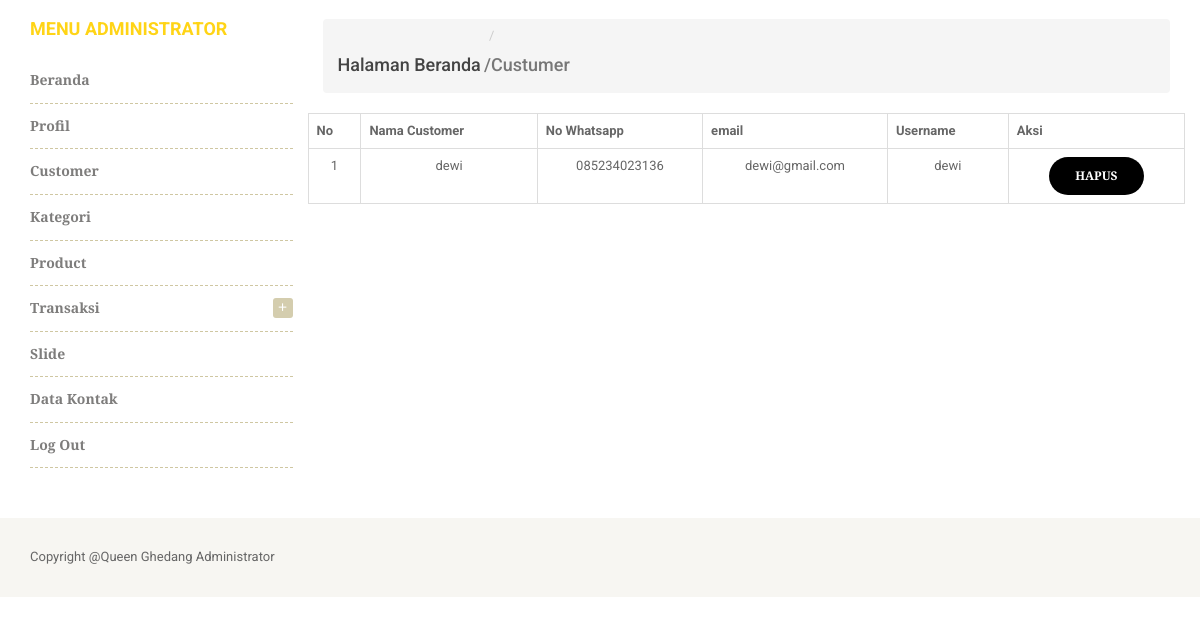
/administrator/custumer/ (signed in), run on the app's committed database.
### website/models.py (models this page shows, shortened)
class Custumer(models.Model):
    user = models.OneToOneField(User, null=True, on_delete=models.CASCADE)
    nama = models.CharField(max_length=200, blank=False, null=True)
    wa = models.CharField(max_length=200, blank=False, null=True,verbose_name="No Whatsapp")
    alamat = RichTextField(blank=True, null=True)
    email = models.EmailField(max_length=200, blank=False, null=True)
    date_created= models.DateTimeField(auto_now_add=True, null=True)
    class Meta:
        verbose_name_plural ="Custumer"

### website/decorators.py (the view)
        def perubahan_halaman(request, *args, **kwargs):
            group = None
            if request.user.groups.exists():
                group = request.user.groups.all()[0].name
            if group in yang_diizinkan :
                return fungsi_awal(request, *args, **kwargs)
            else:
                return HttpResponse('<h2><center>Anda Tidak Dijikankan Ke Tampilan ini</center></h2>')

### administrator/views.py (called while the page is built)
@login_required(login_url='loginpage')
@ijinkan_pengguna(yang_diizinkan=['administrator'])
def custumer_admin(request):
    custumer = Custumer.objects.all()
    context = {
        'data': custumer,
        'judul': 'Custumer',
    }
    return render(request, 'admin_custumer.html', context)

### cart/context_processors.py (called while the page is built)
def keranjang(request):
    return {'keranjang': Cart(request)}

### website/views.py (called while the page is built)
def kategoriberanda(request):
    kategori = Kategori.objects.filter(aktif=True).order_by('-id')
    return {'kategori':kategori}

def modalberita(request):
    modalproduk = Product.objects.order_by('-id')
    return {'modalproduk':modalproduk}

def statisweb(request):
    statis = Statis.objects.get(id=1)
    return {'statis':statis}

### administrator/templates/admin_custumer.html (shortened to what this page needs)
{% extends "admin.html" %}
{% load static %}
{% load humanize %}
{% load crispy_forms_tags %}
{% block content %}
						<div id="center-column" class="col-lg-9 col-md-9 col-sm-9 col-xs-12">
                        <nav aria-label="breadcrumb" class="text-left">
                            <ol class="breadcrumb">
                                <li class="breadcrumb-item active"><a href="{% url 'profil_admin' %}"><h4>Halaman Beranda</h4></a></li>
                  				<li class="breadcrumb-item active" aria-current="page"><h4>/{{judul}}</h4></li>
                        </nav>
							<div class="product-category-page">
								<div class="tab-content">
									<div class="tab-pane active" id="products-grid">
										<div class="products-block">
											<div class="row mb-4">
											<div class="card card-body">
											<table class="table table-bordered mt-3">
											<thead>
												<tr align="center">
													<th>No</th>
													<th>Nama Customer</th>
													<th>No Whatsapp</th>
													<th>email</th>
													<th>Username</th>
													<th>Aksi</th>
												</tr>
											</thead>
											<tbody>
											{% for row in data %}
											<tr align="center">
												<td>{{ forloop.counter }}</td>
												<td>{{row.nama}}</td>
												<td>
												{{row.wa}}
												</td>
												<td>
												{{row.email}}
												</td>
												<td>
												{{row.user.username}}
												</td>
												<td><a href="{% url 'deletecustumer_admin' row.id  %}" class="btn btn-primary btn-sm">Hapus</a></td>
											</tr>
											{% empty %}
											<tr>
												<td colspan="5" align="center">Data custumer Kosong</td>
											</tr>
											{% endfor %}
											</tbody>
											</table>
											</div>
											</div>
										</div>
									</div>
								</div>
							</div>
						</div>
					</div>
				</div>
			</div>
{% endblock content %}

### data on the page
Custumer: nama "dewi", wa "085234023136", email "dewi@gmail.com", user.username "dewi"

### other printed values
{{ judul }} "Custumer"
